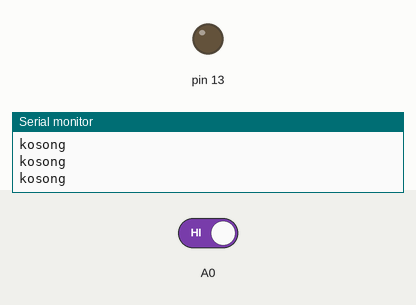
A sketch run on a simulated Arduino Uno, built with avr-gcc and run on an emulated ATmega328P. Shown: output pins drawn as LEDs (lit = HIGH), the last lines printed to the serial monitor. The test bench sets the inputs (shaded band); at power-on: A0 HIGH.

Above: at 1.3 s.
1.4 s: A0 driven LOW
At 1.8 s:
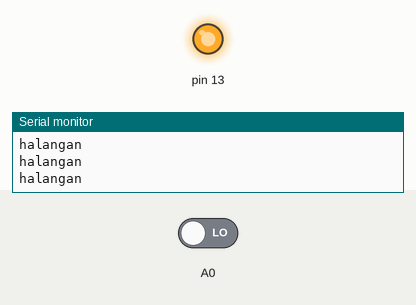
2.9 s: A0 driven HIGH
At 4.2 s:
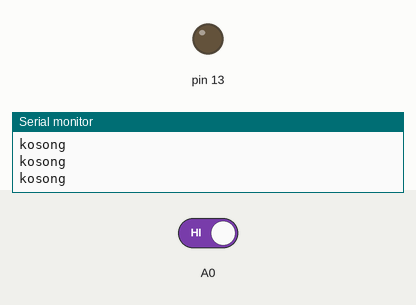
Timing chart, 0 to 5.9 s (numbered marks = the images above; inputs shaded):
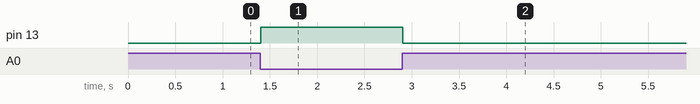

The sketch:

Program_Infrared.ino
```cpp
void setup() {
  Serial.begin(9600);
  delay(100);

  Serial.println("Welcome to Kosan Cerdas\n");
  pinMode(A0,INPUT);
  pinMode(13,OUTPUT);

}


void loop() {
  delay(100);
  Serial.println("");


  if(digitalRead(A0)==0)
  {
  digitalWrite(13,HIGH);
  Serial.print("halangan");
  }

  else{
    digitalWrite(13,LOW);
    Serial.print("kosong");
  }
}
```

Measured:
- after the input at 1.4 s, pin 13: LOW → HIGH at once
- after the input at 2.9 s, pin 13: HIGH → LOW at once
